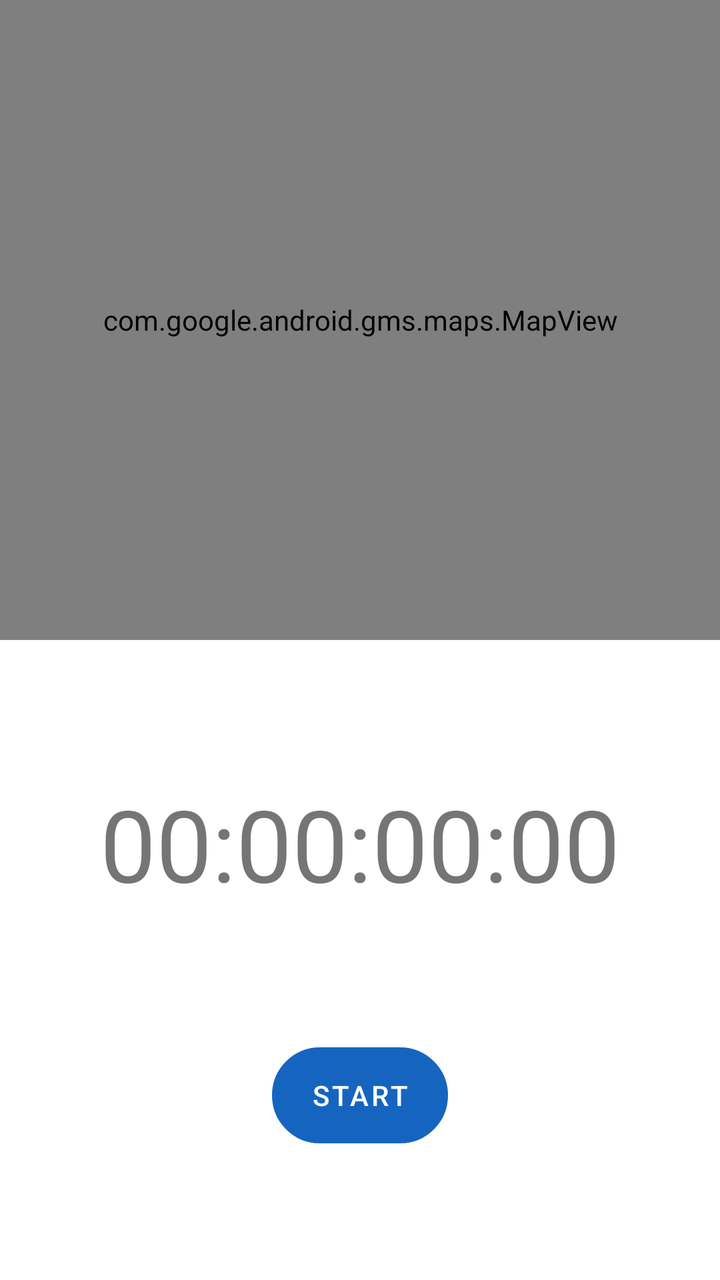
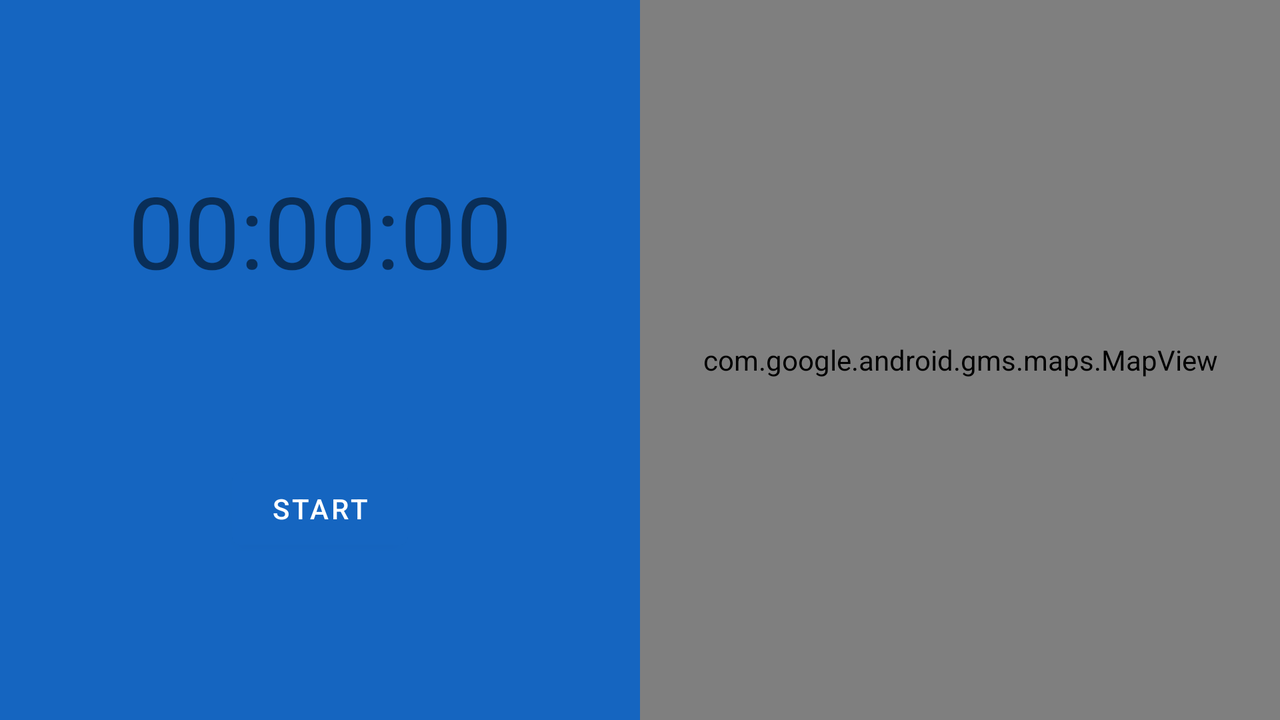

An Android layout and its configuration variant, each rendered on a device that would load it. The default file and the variant file are quoted in full after the pictures.
<!-- AndroidManifest.xml: application theme Theme.RunnerTracker -->
<!-- res/layout/fragment_tracking.xml -->
<?xml version="1.0" encoding="utf-8"?>
<androidx.constraintlayout.widget.ConstraintLayout xmlns:android="http://schemas.android.com/apk/res/android"
    xmlns:app="http://schemas.android.com/apk/res-auto"
    xmlns:tools="http://schemas.android.com/tools"
    android:layout_width="match_parent"
    android:layout_height="match_parent"
    tools:context=".tracking.ui.TrackingFragment">

    <androidx.constraintlayout.widget.ConstraintLayout
        android:id="@+id/clInner_layout"
        android:layout_width="match_parent"
        android:layout_height="0dp"
        app:layout_constraintBottom_toBottomOf="parent"
        app:layout_constraintEnd_toEndOf="parent"
        app:layout_constraintHorizontal_bias="0.5"
        app:layout_constraintStart_toStartOf="parent"
        app:layout_constraintTop_toBottomOf="@+id/map_view">

        <com.google.android.material.textview.MaterialTextView
            android:id="@+id/timer_text_view"
            android:layout_width="wrap_content"
            android:layout_height="wrap_content"
            android:text="@string/_00_00_00_00"
            android:textSize="@dimen/text_50"
            app:layout_constraintBottom_toTopOf="@+id/run_button"
            app:layout_constraintEnd_toEndOf="parent"
            app:layout_constraintHorizontal_bias="0.5"
            app:layout_constraintStart_toStartOf="parent"
            app:layout_constraintTop_toTopOf="parent" />

        <com.google.android.material.button.MaterialButton
            android:id="@+id/run_button"
            android:layout_width="wrap_content"
            android:layout_height="wrap_content"
            android:background="@drawable/btn_bg"
            android:text="@string/start"
            app:layout_constraintBottom_toBottomOf="parent"
            app:layout_constraintEnd_toStartOf="@+id/finish_button"
            app:layout_constraintHorizontal_bias="0.5"
            app:layout_constraintStart_toStartOf="parent"
            app:layout_constraintTop_toBottomOf="@+id/timer_text_view" />

        <com.google.android.material.button.MaterialButton
            android:id="@+id/finish_button"
            android:layout_width="wrap_content"
            android:layout_height="wrap_content"
            android:background="@drawable/btn_bg"
            android:text="@string/finish_run"
            android:visibility="gone"
            app:layout_constraintBottom_toBottomOf="parent"
            app:layout_constraintEnd_toEndOf="parent"
            app:layout_constraintHorizontal_bias="0.5"
            app:layout_constraintStart_toEndOf="@+id/run_button"
            app:layout_constraintTop_toBottomOf="@+id/timer_text_view" />


    </androidx.constraintlayout.widget.ConstraintLayout>

    <com.google.android.material.textview.MaterialTextView
        android:id="@+id/lets_go_text_view"
        android:layout_width="wrap_content"
        android:layout_height="wrap_content"
        android:text="@string/let_s_go_username"
        android:textAlignment="center"
        android:textSize="@dimen/text_50"
        android:visibility="gone"
        app:layout_constraintBottom_toTopOf="@+id/clInner_layout"
        app:layout_constraintEnd_toEndOf="parent"
        app:layout_constraintHorizontal_bias="0.5"
        app:layout_constraintStart_toStartOf="parent"
        app:layout_constraintTop_toTopOf="parent" />

    <com.google.android.gms.maps.MapView
        android:id="@+id/map_view"
        android:layout_width="match_parent"
        android:layout_height="0dp"
        app:layout_constraintBottom_toTopOf="@+id/clInner_layout"
        app:layout_constraintEnd_toEndOf="parent"
        app:layout_constraintHorizontal_bias="0.5"
        app:layout_constraintStart_toStartOf="parent"
        app:layout_constraintTop_toTopOf="parent" />

</androidx.constraintlayout.widget.ConstraintLayout>
<!-- resources referenced by this layout -->
<resources>
  <dimen name="text_50">50sp</dimen>
  <!-- drawable btn_bg (drawable) -->
  <?xml version="1.0" encoding="utf-8"?>
  <shape xmlns:android="http://schemas.android.com/apk/res/android"
      android:shape="rectangle">
  
  
      <corners android:radius="100dp" />
      <stroke
          android:width="1dp"
          android:color="#000" />
  </shape>
  <string name="_00_00_00_00">00:00:00:00</string>
  <string name="finish_run">Finish</string>
  <string name="let_s_go_username">Let\'s go, USERNAME!</string>
  <string name="start">Start</string>
  <style name="Theme.RunnerTracker" parent="Theme.MaterialComponents.DayNight.DarkActionBar">
          
          <item name="colorPrimary">@color/primaryColor</item>
          <item name="colorPrimaryVariant">@color/primaryDarkColor</item>
          <item name="colorOnPrimary">@color/white</item>
          
          <item name="colorSecondary">@color/secondaryColor</item>
          <item name="colorSecondaryVariant">@color/secondaryLightColor</item>
          <item name="colorOnSecondary">@color/black</item>
          
          <item name="android:statusBarColor">?attr/colorPrimaryVariant</item>
          
      </style>
  <color name="primaryColor">#1565c0</color>
  <color name="primaryDarkColor">#003c8f</color>
  <color name="white">#FFFFFFFF</color>
  <color name="secondaryColor">#ffea00</color>
  <color name="secondaryLightColor">#ffff56</color>
  <color name="black">#FF000000</color>
</resources>
<!-- res/layout-land/fragment_tracking.xml (the repository's variant of the layout above) -->
<!-- drawn on the phone turned sideways -->
<?xml version="1.0" encoding="utf-8"?>
<androidx.constraintlayout.widget.ConstraintLayout xmlns:android="http://schemas.android.com/apk/res/android"
    xmlns:app="http://schemas.android.com/apk/res-auto"
    android:layout_width="match_parent"
    android:layout_height="match_parent">

    <androidx.constraintlayout.widget.ConstraintLayout
        android:id="@+id/clInner_layout"
        android:layout_width="0dp"
        android:layout_height="0dp"
        android:background="@color/md_blue_800"
        app:layout_constraintBottom_toBottomOf="parent"
        app:layout_constraintEnd_toStartOf="@+id/map_view"
        app:layout_constraintHorizontal_bias="0.5"
        app:layout_constraintStart_toStartOf="parent"
        app:layout_constraintTop_toTopOf="parent">

        <com.google.android.material.textview.MaterialTextView
            android:id="@+id/time_text_view"
            android:layout_width="wrap_content"
            android:layout_height="wrap_content"
            android:text="00:00:00"
            android:textSize="50sp"
            app:layout_constraintBottom_toTopOf="@+id/run_button"
            app:layout_constraintEnd_toEndOf="parent"
            app:layout_constraintHorizontal_bias="0.5"
            app:layout_constraintStart_toStartOf="parent"
            app:layout_constraintTop_toTopOf="parent" />

        <com.google.android.material.button.MaterialButton
            android:id="@+id/run_button"
            android:layout_width="wrap_content"
            android:layout_height="wrap_content"
            android:text="Start"
            app:layout_constraintBottom_toBottomOf="parent"
            app:layout_constraintEnd_toStartOf="@+id/finish_button"
            app:layout_constraintHorizontal_bias="0.5"
            app:layout_constraintStart_toStartOf="parent"
            app:layout_constraintTop_toBottomOf="@+id/time_text_view" />

        <com.google.android.material.button.MaterialButton
            android:id="@+id/finish_button"
            android:layout_width="wrap_content"
            android:layout_height="wrap_content"
            android:text="Finish run"
            android:visibility="gone"
            app:layout_constraintBottom_toBottomOf="parent"
            app:layout_constraintEnd_toEndOf="parent"
            app:layout_constraintHorizontal_bias="0.5"
            app:layout_constraintStart_toEndOf="@+id/run_button"
            app:layout_constraintTop_toBottomOf="@+id/time_text_view" />

    </androidx.constraintlayout.widget.ConstraintLayout>

    <com.google.android.gms.maps.MapView
        android:id="@+id/map_view"
        android:layout_width="0dp"
        android:layout_height="0dp"
        android:visibility="visible"
        app:layout_constraintBottom_toBottomOf="parent"
        app:layout_constraintEnd_toEndOf="parent"
        app:layout_constraintHorizontal_bias="0.5"
        app:layout_constraintStart_toEndOf="@+id/clInner_layout"
        app:layout_constraintTop_toTopOf="parent" />

</androidx.constraintlayout.widget.ConstraintLayout>
<!-- resources referenced by the variant -->
<!-- as the phone turned sideways resolves them -->
<resources>
  <color name="md_blue_800">#1565C0</color>
  <style name="Theme.RunnerTracker" parent="Theme.MaterialComponents.DayNight.DarkActionBar">
          
          <item name="colorPrimary">@color/primaryColor</item>
          <item name="colorPrimaryVariant">@color/primaryDarkColor</item>
          <item name="colorOnPrimary">@color/white</item>
          
          <item name="colorSecondary">@color/secondaryColor</item>
          <item name="colorSecondaryVariant">@color/secondaryLightColor</item>
          <item name="colorOnSecondary">@color/black</item>
          
          <item name="android:statusBarColor">?attr/colorPrimaryVariant</item>
          
      </style>
  <color name="primaryColor">#1565c0</color>
  <color name="primaryDarkColor">#003c8f</color>
  <color name="white">#FFFFFFFF</color>
  <color name="secondaryColor">#ffea00</color>
  <color name="secondaryLightColor">#ffff56</color>
  <color name="black">#FF000000</color>
</resources>
